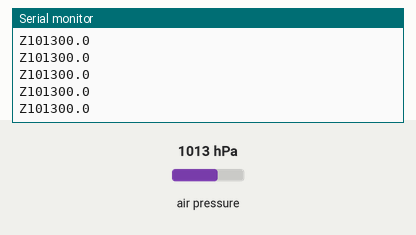
Recording of a sketch running on a simulated Arduino Uno, built with avr-gcc and run on an emulated ATmega328P. Shown: the last lines printed to the serial monitor. The test bench sets the inputs (shaded band); at power-on: air pressure 1013 hPa.

Above: at 1.2 s.
1.3 s: air pressure set to 952 hPa
At 1.44 s:
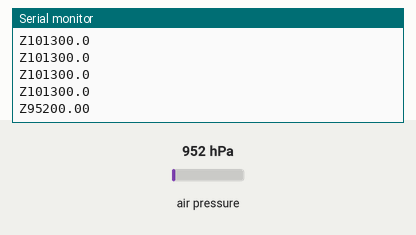
2.8 s: air pressure set to 975 hPa
At 2.88 s:
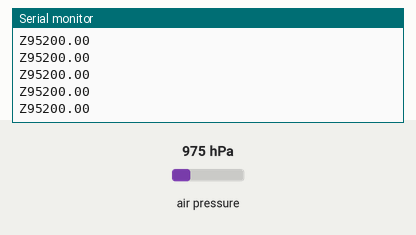
Timing chart, 0 to 5.8 s (numbered marks = the images above; inputs shaded):
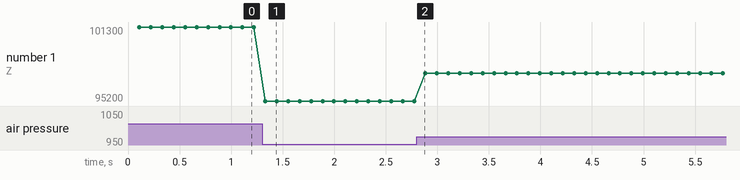

Measured:
- after the input at 1.3 s, the serial monitor: prints a new line at once (image 1)
- plotted number 1: 101300 → 95200 after the input at 1.3 s, 95200 → 97500 after the input at 2.8 s

The sketch:

Arduino_BMP_TX_RX_Sender.ino
```cpp
#include <SoftwareSerial.h>
#include <SPI.h>
#include <Adafruit_Sensor.h>
#include <Adafruit_BMP280.h>

#define BMP_SCK 13
#define BMP_MISO 12
#define BMP_MOSI 11
#define BMP_CS 10
Adafruit_BMP280 bme;

SoftwareSerial mySerial(10, 11);

void setup() {
  Serial.begin(9600);
  mySerial.begin(9600);
  if (!bme.begin(0x76)) {
    Serial.println("Could not find a valid BMP280 sensor, check wiring!");
    while (1);
  }
}

void loop() {
    delay(100);
   String s = "Z" + (String)bme.readPressure();
    char buf[9];
    s.toCharArray(buf, 10);
    if(mySerial.write(buf) == 9)
    Serial.println(buf);
    buf[0] = 0;

}
```
